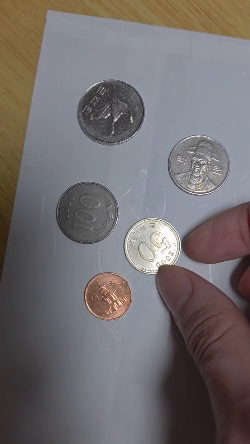
#> input picture frame 23 of 20260329_004424969.mp4, 250 x 444 px, given in place of tracking4.avi, which was not available
$ jupyter execute chap122.ipynb
#> lines starting #> are read from the running program, lines starting #| are printed output that depends on the picture; pictures that were not available may be replaced by others from this repository, and a replacement may not be noted
[cell 1]
import numpy as np
import cv2

[cell 2]
cap = cv2.VideoCapture('tracking4.avi') #cv2.VideoCapture('tracking4.avi') 파일 명은 비디오 재생
while(True):
    ret, frame = cap.read()
#> frame is the input picture: shape (444, 250, 3); mean B, G, R 110.1, 109, 114
    gray = cv2.cvtColor(frame, cv2.COLOR_BGR2GRAY)
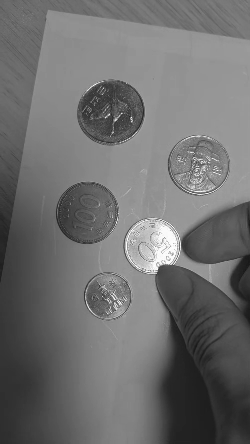
#> gray: shape (444, 250); min 24, max 255, mean 110.6
    cv2.imshow('frame',gray)
    if cv2.waitKey(1) & 0xFF == ord('q'): #비디오 끄려면 q
#> (key q is pressed here)
        break
cap.release()
cv2.destroyAllWindows()

[cell 3]
cap = cv2.VideoCapture(0) #비디오 실행 후 저장하는 코드 #cv2.VideoCapture(0) 0은 카메라 연동
fourcc = cv2.VideoWriter_fourcc(*'XVID')
out = cv2.VideoWriter('output.avi',fourcc, 20.0, (640,480))
while(cap.isOpened()):
    ret, frame = cap.read()
    if ret==True:
        frame = cv2.flip(frame,0)
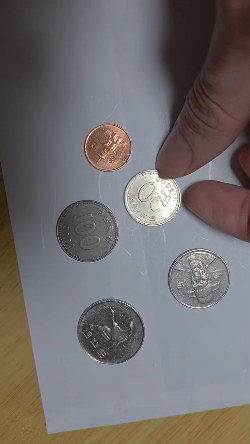
#> frame: shape (444, 250, 3); mean B, G, R 110.1, 109, 114
        # write the flipped frame
        out.write(frame)
        cv2.imshow('frame',frame)
        if cv2.waitKey(1) & 0xFF == ord('q'):
#> (key q is pressed here)
            break
    else:
        break
# Release everything if job is finished
cap.release()
out.release()
cv2.destroyAllWindows()

$ run again, starting later in the video
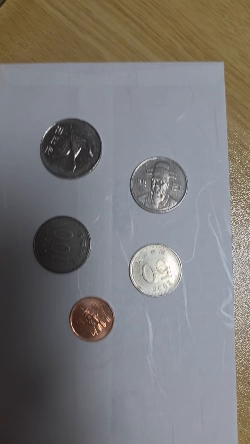
#> input picture frame 185 of 20260329_004424969.mp4, 250 x 444 px, given in place of tracking4.avi, which was not available
#> frame is the input picture: shape (444, 250, 3); mean B, G, R 119.1, 119.9, 121.9
#> `gray = cv2.cvtColor(frame, cv2.COLOR_BGR2GRAY)`:
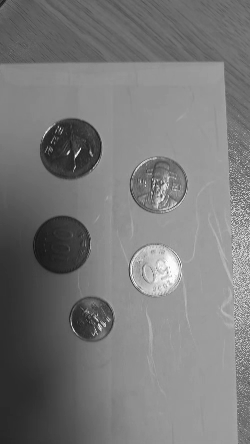
#> gray: shape (444, 250); min 19, max 254, mean 120.4
#> `frame = cv2.flip(frame,0)`:
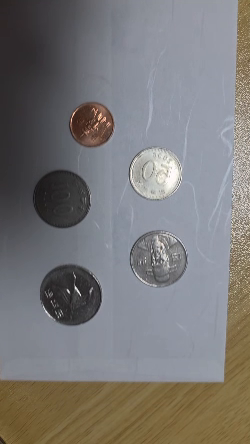
#> frame: shape (444, 250, 3); mean B, G, R 119.1, 119.9, 121.9
